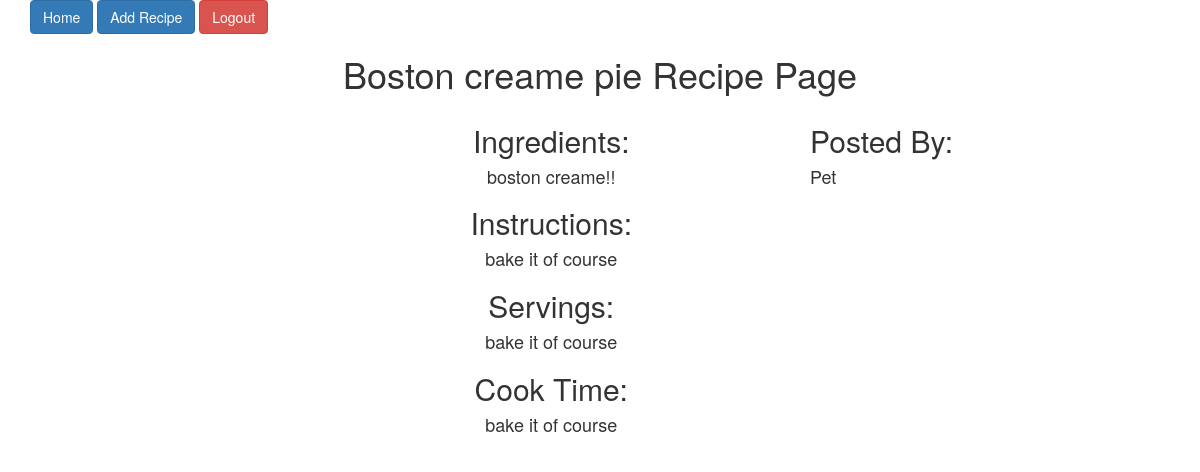
The page /recipe_detail/7 (signed in) on the database its author committed.
### user_recipe_app/models.py (models this page shows)
class Recipe(models.Model):
    recipe_name = models.CharField(max_length=255)
    recipe_ingredients = models.TextField()
    recipe_instructions = models.TextField()
    recipe_servings = models.TextField()
    recipe_cook_time = models.TextField()
    created_by_user = models.ForeignKey(User, related_name="recipes", on_delete=models.CASCADE, null=True)
    created_at = models.DateTimeField(auto_now_add=True)
    updated_at = models.DateTimeField(auto_now=True)
    objects = RecipeManager()

class User(models.Model):
    nick_name = models.CharField(max_length=255)
    email = models.CharField(max_length=255)
    password = models.CharField(max_length=255)
    created_at = models.DateTimeField(auto_now_add=True)
    updated_at = models.DateTimeField(auto_now=True)
    objects = UserManager()

### user_recipe_app/views.py (the view)
# urls.py: path('recipe_detail/<int:recipe_id>', views.recipe_detail, name='recipe_detail'),
def recipe_detail(request, recipe_id):
    if 'user_id' not in request.session:
        return redirect('/')
    this_user = User.objects.filter(id=request.session['user_id'])
    this_recipe = Recipe.objects.filter(id=recipe_id)
    context = {
        'user': this_user[0],
        'one_recipe': this_recipe[0],
    }
    return render(request, 'show_one.html', context)

### user_recipe_app/templates/show_one.html (shortened to what this page needs)
<!DOCTYPE html>
<html lang="">
    <head>
        <link href="https://maxcdn.bootstrapcdn.com/bootstrap/3.3.7/css/bootstrap.min.css" rel="stylesheet">
    </head>
    <body>
        <div class="container ">
        <nav>
            <a class="btn btn-primary" href="/dashboard">Home</a>
            <a class="btn btn-primary" href="/add_recipe">Add Recipe</a>
            <a class="btn btn-danger" href="/logout" >Logout</a>
        </nav>
        <div class="row">
                <h1 class="text-center">{{one_recipe.recipe_name}} Recipe Page</h1>
                <div class="col-md-3">
                </div>
                <div class="col-md-5">
                    <div>
                        <div>
                            <h2 class="text-center">Ingredients: </h2class>
                            <h4 class="text-center">{{one_recipe.recipe_ingredients}}</h4>
                        </div>
                        <div>
                            <h2 class="text-center">Instructions:</h2>
                            <h4 class="text-center">{{one_recipe.recipe_instructions}}</h4>
                        </div>
                        <div>
                            <h2 class="text-center">Servings: </h2>
                            <h4 class="text-center">{{one_recipe.recipe_servings}}</h4>
                        </div>
                        <div>
                            <h2 class="text-center">Cook Time:</h2>
                            <h4 class="text-center">{{one_recipe.recipe_cook_time}}</h4>
                        </div>
                    </div>
                </div>
                <div class="col-md-2">
                    <div class="text-center">
                        <h2 class="text-left">Posted By: </h2>
                        <h4 class="text-left">{{one_recipe.created_by_user.nick_name}}</h4>
                    </div>
                </div>
            </div>
        </div>
    </body>
</html>

### rows shown on the page
Recipe: recipe_name "Boston creame pie", recipe_ingredients "boston creame!!", recipe_instructions "bake it of course", recipe_servings "bake it of course", recipe_cook_time "bake it of course", created_by_user.nick_name "Pet"
